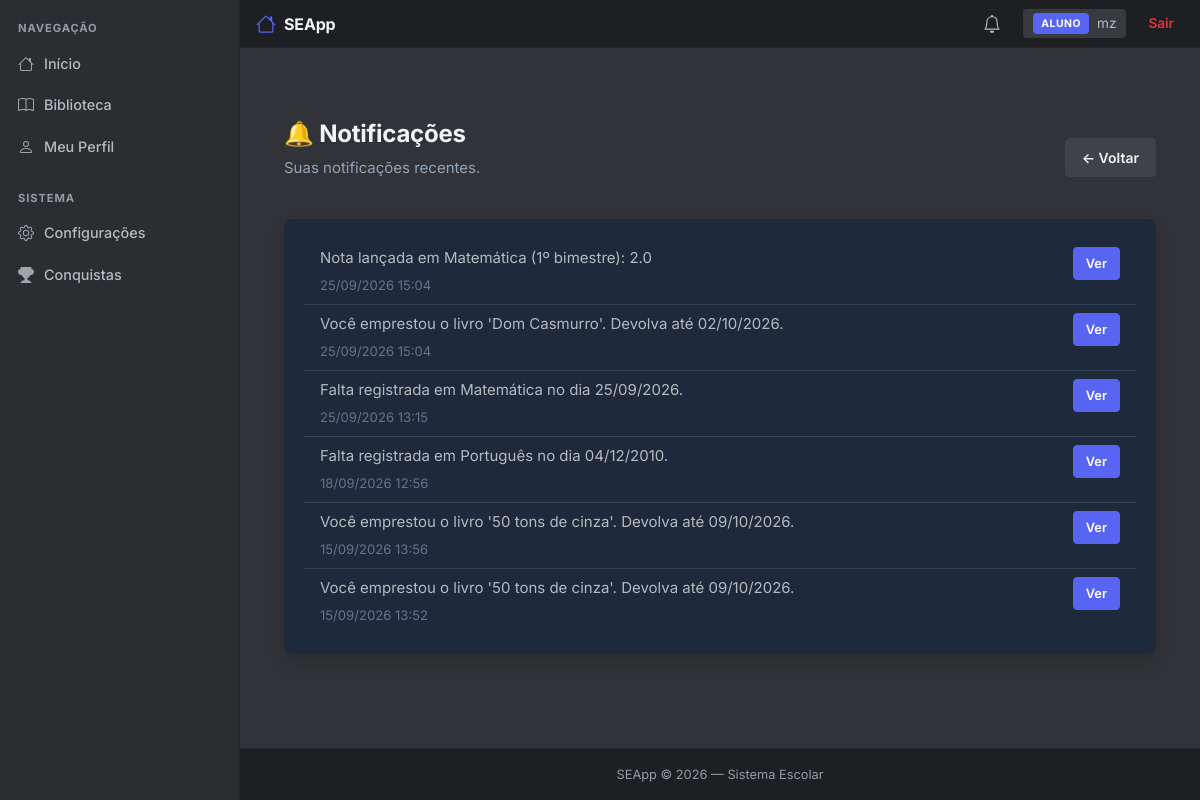
Page /notificacoes (signed in) on the committed database.
### app/models/notificacao.py (models this page shows, shortened)
class Notificacao(db.Model):
    __tablename__ = 'notificacoes'
    id = db.Column(db.Integer, primary_key=True)
    usuario_id = db.Column(db.Integer, db.ForeignKey('usuarios.id'), nullable=False)
    mensagem = db.Column(db.String(255), nullable=False)
    lida = db.Column(db.Boolean, default=False)
    criada_em = db.Column(db.DateTime, default=datetime.utcnow)
    link = db.Column(db.String(255), nullable=True)  # opcional (ex: /boletim/1)
    usuario = db.relationship('Usuario', backref='notificacoes', lazy=True)

### app/routes/notificacoes.py (the view)
@notificacoes_bp.route("/notificacoes")
def listar():
    if 'usuario_id' not in session:
        return redirect(url_for('auth.login'))
    usuario_id = session.get('usuario_id')
    notificacoes = Notificacao.query.filter_by(usuario_id=usuario_id).order_by(Notificacao.criada_em.desc()).all()
    for n in notificacoes:
        n.lida = True
    db.session.commit()
    return render_template("notificacoes/listar.html", notificacoes=notificacoes)

### templates/notificacoes/listar.html (shortened to what this page needs)
{% extends 'base.html' %}
{% block content %}
<div class="container mt-5">
    <div class="d-flex justify-content-between align-items-center mb-4">
        <div>
            <h1 class="fw-bold" style="color: #f1f5f9;">🔔 Notificações</h1>
            <p style="color: #94a3b8;">Suas notificações recentes.</p>
        </div>
        <a href="{{ url_for('dashboard.index') }}" class="btn btn-secondary">← Voltar</a>
    </div>
    <div class="card border-0 shadow" style="background: #1e293b;">
        <div class="card-body">
            {% if notificacoes %}
                <ul class="list-group list-group-flush">
                    {% for n in notificacoes %}
                    <li class="list-group-item" style="background: #1e293b; color: #f1f5f9; border-color: #334155;">
                        <div class="d-flex justify-content-between align-items-start">
                            <div>
                                <p class="mb-1">{{ n.mensagem }}</p>
                                <small style="color: #64748b;">{{ n.criada_em.strftime('%d/%m/%Y %H:%M') }}</small>
                            </div>
                            {% if n.link %}
                            <a href="{{ n.link }}" class="btn btn-sm btn-primary">Ver</a>
                            {% endif %}
                        </div>
                    </li>
                    {% endfor %}
                </ul>
            {% else %}
                <p style="color: #94a3b8;">Nenhuma notificação no momento.</p>
            {% endif %}
        </div>
    </div>
</div>
{% endblock %}

### static/css/style.css (style rules this page uses)
:root { --bg: #313338; --bg-sidebar: #2B2D31; --bg-nav: #1E1F22; --surface: #383A40; --surface-hover: #404248; --border: #26272B; --border-2: #4E5058; --text: #F2F3F5; --text-2: #B5BAC1; --text-3: #949BA4; --primary: #5865F2; --primary-hover: #4752C4; --success: #23A55A; --success-hover: #1E8F4C; --danger: #DA373C; --danger-hover: #A12828; --warning: #F0B232; --warning-hover: #D89E2A; --radius: 8px; --radius-sm: 4px; --shadow: 0 2px 10px rgba(0,0,0,0.2); --shadow-lg: 0 8px 24px rgba(0,0,0,0.4); }
* { margin: 0; padding: 0; box-sizing: border-box; }
html, body { height: 100%; background: var(--bg); }
body { background: var(--bg); color: var(--text); font-family: "Inter", -apple-system, BlinkMacSystemFont, "Segoe UI", Roboto, sans-serif; font-size: 15px; line-height: 1.5; min-height: 100vh; display: flex; flex-direction: column; -webkit-font-smoothing: antialiased; }
h1, h2, h3, h4, h5, h6 { color: var(--text); font-weight: 700; letter-spacing: -0.01em; }
h1 { font-size: 1.5rem; }
p { color: var(--text-2); }
a { text-decoration: none; color: var(--primary); transition: color 0.15s; }
.card { background: var(--surface); border: 1px solid var(--border); border-radius: var(--radius); box-shadow: var(--shadow); }
.card-body { padding: 20px; }
.btn { font-size: 0.875rem; font-weight: 600; padding: 8px 16px; border-radius: var(--radius-sm); transition: background 0.15s; border: 1px solid transparent; display: inline-flex; align-items: center; justify-content: center; gap: 6px; --bs-btn-focus-box-shadow: none !important; --bs-btn-active-shadow: none !important; }
.btn-primary { background-color: var(--primary) !important; border-color: var(--primary) !important; color: #fff !important; --bs-btn-color: #fff; --bs-btn-bg: var(--primary); --bs-btn-border-color: var(--primary); --bs-btn-hover-color: #fff; --bs-btn-hover-bg: var(--primary-hover); --bs-btn-hover-border-color: var(--primary-hover); --bs-btn-focus-shadow-rgb: 0, 0, 0; --bs-btn-active-color: #fff; --bs-btn-active-bg: var(--primary); --bs-btn-active-border-color: var(--primary); }
.btn-secondary { background: var(--surface-hover); border-color: var(--surface-hover); color: var(--text); }
.btn-sm { font-size: 0.8rem; padding: 6px 12px; }
.btn, .btn-primary, .btn-success, .btn-danger, .btn-warning, .btn-secondary, .btn-outline-secondary { --bs-btn-focus-box-shadow: none !important; --bs-btn-active-shadow: none !important; box-shadow: none !important; outline: none !important; }
.btn { -webkit-tap-highlight-color: transparent; }
a, button { -webkit-tap-highlight-color: transparent; }

### rows in the picture
Notificacao: mensagem "Nota lançada em Matemática (1º bimestre): 2.0", criada_em "25/09/2026 15:04"
Notificacao: mensagem "Você emprestou o livro 'Dom Casmurro'. Devolva até 02/10/2026.", criada_em "25/09/2026 15:04"
Notificacao: mensagem "Falta registrada em Matemática no dia 25/09/2026.", criada_em "25/09/2026 13:15"
Notificacao: mensagem "Falta registrada em Português no dia 04/12/2010.", criada_em "18/09/2026 12:56"
Notificacao: mensagem "Você emprestou o livro '50 tons de cinza'. Devolva até 09/10/2026.", criada_em "15/09/2026 13:56"
Notificacao: mensagem "Você emprestou o livro '50 tons de cinza'. Devolva até 09/10/2026.", criada_em "15/09/2026 13:52"

### other values in the picture
{{ session.get("tipo", "").upper() }} "ALUNO"
{{ session["usuario"] }} "mz"
